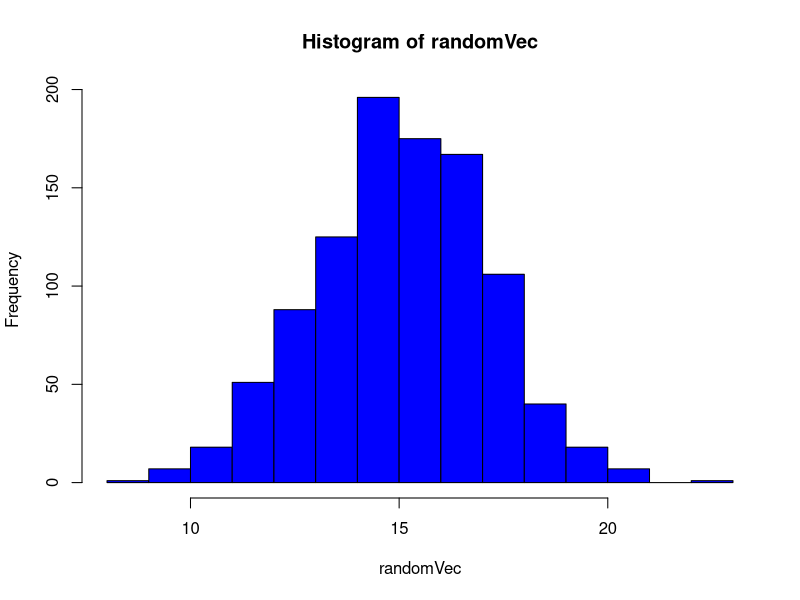

Generate this figure with R:
## ---- chunk 1
randomVec <- rnorm(1000, mean = 15, sd=2)
hist(randomVec, col="blue")

